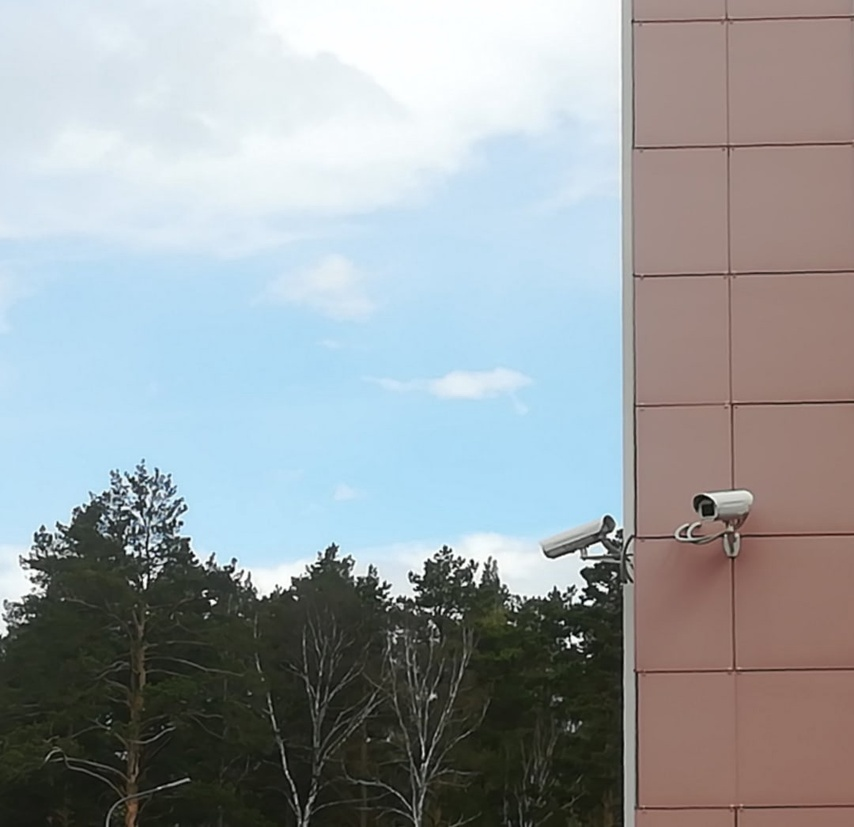
#> input picture 8/camera.jpg, 854 x 827 px, shrunk from 1080 x 1046 before the run
$ python -i main.py   (imports and definitions only)
#> lines starting #> are read from the running program, lines starting #| are printed output that depends on the picture
### 8/indexedPalette.py
def is_byte(x: int) -> bool:
    return 0 <= x <= 255


class IndexedPalette:
    def __init__(self) -> None:
        self.colors = {}
        self.ignore = []
        self.metric = lambda v3: v3[0] ** 2 + v3[1] ** 2 + v3[2] ** 2

    def add_ignore(self, rgb) -> None:
        if type(rgb) is str:
            rgb = self.parse_hex(rgb)

        self.ignore.append(rgb)

    def add_color(self, rgb, priority: int) -> None:
        if type(rgb) is str:
            rgb = self.parse_hex(rgb)

        if not is_byte(rgb[0]) or not is_byte(rgb[1]) or not is_byte(rgb[2]):
            raise Exception('Invalid RGB tuple')

        if priority in self.colors:
            raise Exception('Color with given priority already exist')

        self.colors[priority] = rgb

    @staticmethod
    def parse_hex(hex: str) -> tuple[int, int, int]:
        if hex[0] != '#' or len(hex) != 7:
            raise Exception(f'Wrong hex-code ({hex}) for color (Must be like #RRGGBB)')

        return (int(hex[1:3], base=16), int(hex[3:5], base=16), int(hex[5:], base=16))

    # [30 lines left out: functions set_metric, index_color, not called in this run]

### 8/main.py
from PIL import Image
from indexedPalette import IndexedPalette
import normalizer

import sys
import os

def get_image(path: str) -> Image:
    return Image.open(path).convert('RGB')


def index_image(image: Image, palette: IndexedPalette) -> Image:
    result_image = Image.new('RGB', (image.width, image.height), (0, 0, 0))

    for x in range(image.width):
        for y in range(image.height):
            pixel = palette.index_color(image.getpixel((x, y)))
            result_image.putpixel((x, y), pixel)

    return result_image


def normalize_image(image: Image, c: tuple[int, int, int]) -> Image:
    result_image = Image.new('RGB', (image.width, image.height), (0, 0, 0))

    n = normalizer.Normalizer()

    center = normalizer.B3(c[0], c[1], c[2])
    fc = normalizer.B3_Factor(center)

    for x in range(image.width):
        for y in range(image.height):
            src = image.getpixel((x, y))
            v3 = normalizer.B3(src[0], src[1], src[2])
            pixel = n.norm_pixel(v3, center, fc)
            result_image.putpixel((x, y), pixel)

    return result_image


def save_image(image: Image, image_folder: str, image_name: str) -> None:
    i = 0

    name = image_name.split('.')[0]
    ext = image_name.split('.')[1]

    if image_folder == "":
        if not os.path.exists(name):
            os.mkdir(name)
        save_path = lambda i: f"{name}\\converted_{i}.{ext}"
    else:
        if not os.path.exists(f"{image_folder}\\{name}"):
            os.mkdir(f"{image_folder}\\{name}")
        save_path = lambda i: f"{image_folder}\\{name}\\converted_{i}.{ext}"

    while os.path.exists(save_path(i)):
        i += 1

    image.save(save_path(i))


def apply(image: Image) -> Image:
    if len(sys.argv) > 3 and sys.argv[3] == '-n':
        return normalize_image(image, eval(sys.argv[4]))
    else:
        palette = IndexedPalette()

        palette.add_ignore("#FFFFFF")

        palette.add_color("#D00000", 0)
        # palette.add_color("#FEA82F", 1)
        # palette.add_color("#FFFFFF", -1)
        # palette.add_color("#071013", 3)
        palette.add_color("#FF4D00", 4)

        return index_image(image, palette)


# [11 lines not run here, left out]

>>> import cv2
>>> picture = cv2.imread('camera.jpg', cv2.IMREAD_GRAYSCALE)
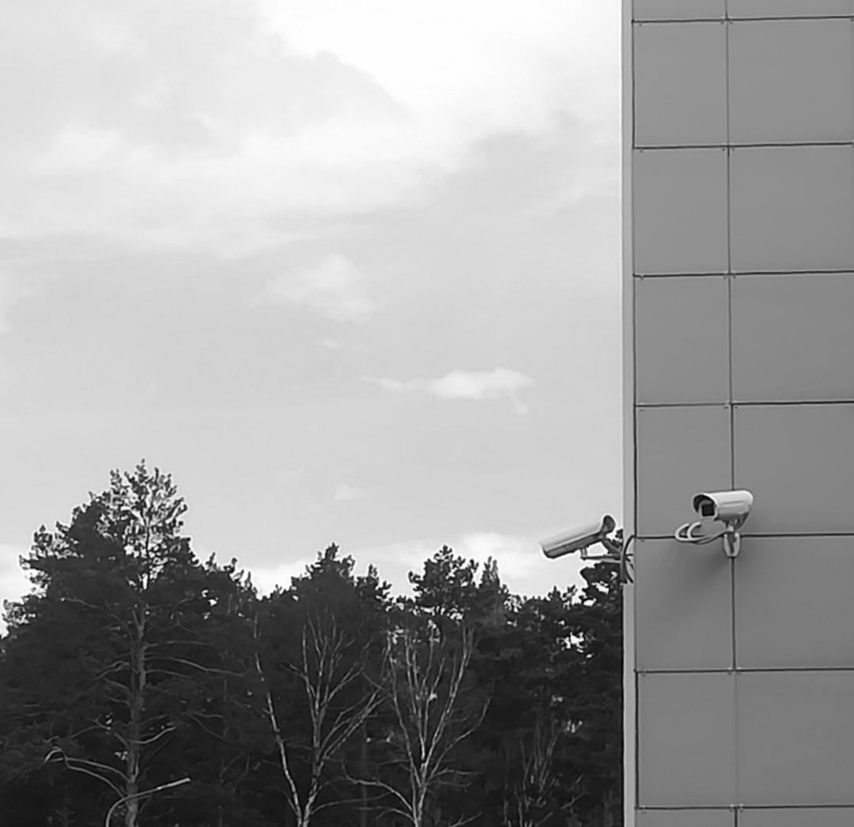
#> picture: shape (827, 854); min 0, max 255, mean 157.2
>>> result = apply(picture)
#> (the run stopped early here; a loop or call above may not have finished)
